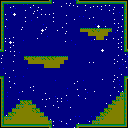

This is a level from a 2D game, rendered from its Tiled map with the project's own tilesets. A one-line summary and the map file follow, with tile-layer data summarised:
An orthogonal 32x32 tile map with 4x4 px tiles, 1 tile layer (Capa de Patrones 1).

<map version="1.0" orientation="orthogonal" renderorder="right-down" width="32" height="32" tilewidth="4" tileheight="4" nextobjectid="1">
 <tileset firstgid="1" name="set1" tilewidth="4" tileheight="4">
  <image source="../tiles/set1.png" width="64" height="64" />
 </tileset>
 <layer name="Capa de Patrones 1" width="32" height="32">
  <data>[1024 cells, 1024 non-empty, 22 distinct tile ids]</data>
 </layer>
</map>
